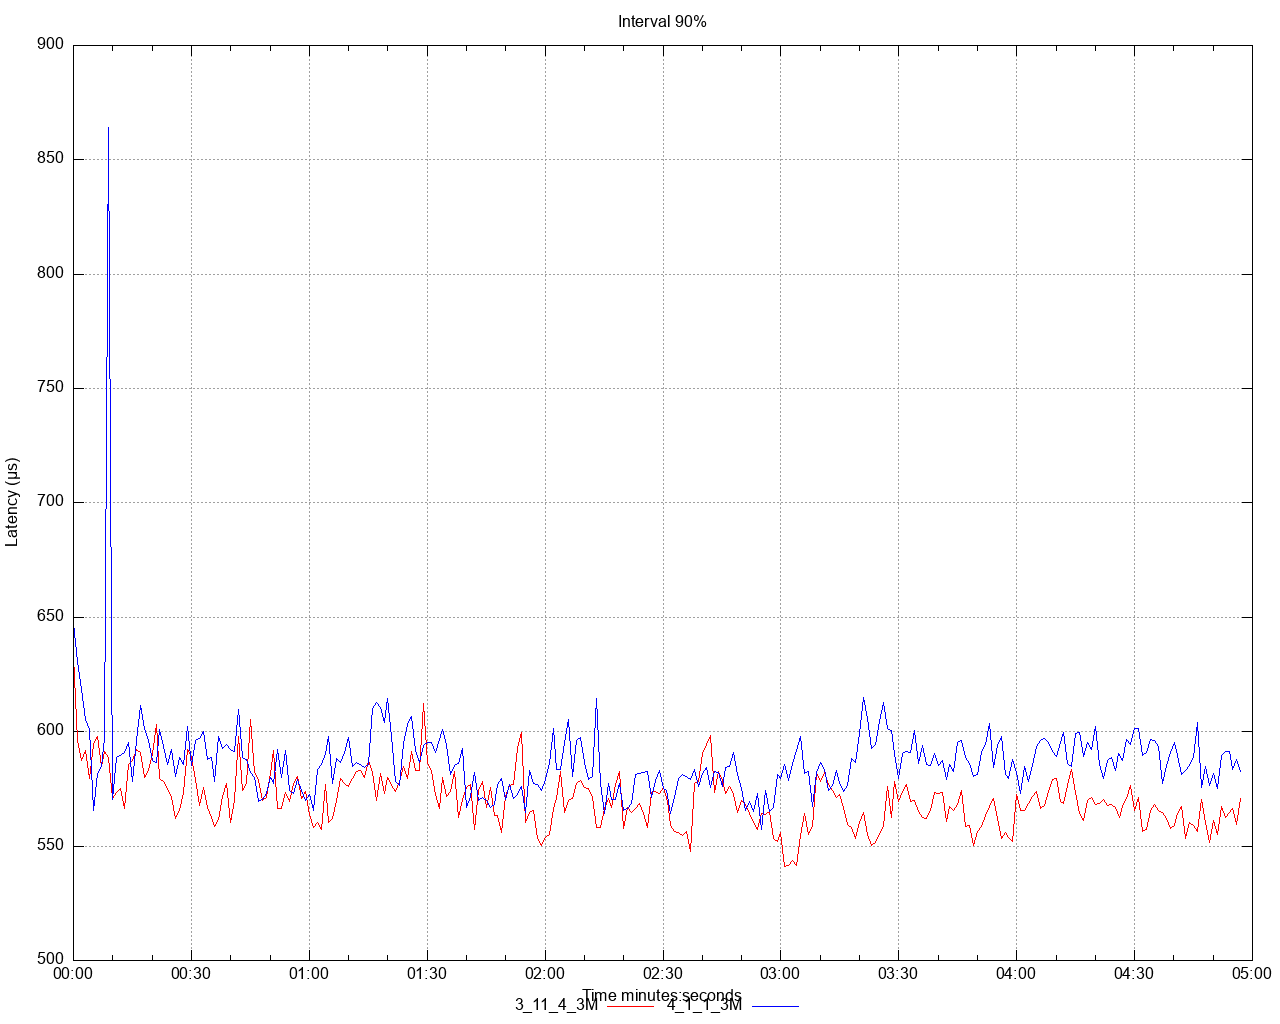

Here is the gnuplot script that generated this plot:
set title 'Interval 90%' noenhanced
set style data lines
set datafile separator ","
set terminal png size 1280,1024
set grid
set key below
set xdata time
set timefmt "%s"
offset = 0
t0(x)=(offset=($0==0) ? x : offset, x - offset)
set xlabel 'Time minutes:seconds'
set ylabel 'Latency (μs)'
set output '/Users/ahmet.mircik/simulator/tests/report_3M_rate_limit_fixed_io_3_11/latency/latency_interval_90_get.png'
plot \
   '/Users/ahmet.mircik/simulator/tests/report_3M_rate_limit_fixed_io_3_11/data/latency_interval_90_get_1.data' using (t0(timecolumn(1))):2 title "3_11_4_3M" noenhanced lt rgb "red", \
   '/Users/ahmet.mircik/simulator/tests/report_3M_rate_limit_fixed_io_3_11/data/latency_interval_90_get_2.data' using (t0(timecolumn(1))):2 title "4_1_1_3M_fixed_io" noenhanced lt rgb "blue", \
